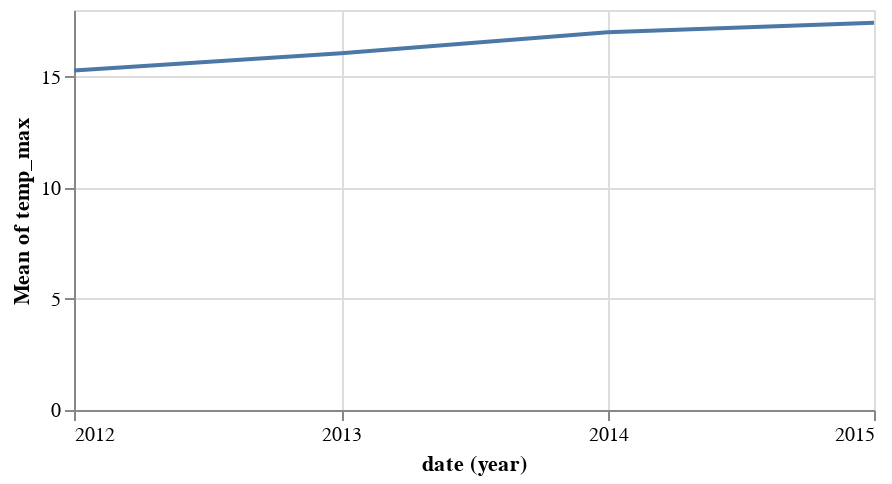

The notebook cell saved with this chart:
### Markdown cell above
In this chart, it looks as though the maximum temperature is increasing from year to year over the course of this relatively short baseline. To look closer into this, let’s instead look at the mean of the maximum daily temperatures for each year:

### Code cell
alt.Chart(df, width=400, height=200).mark_line().encode(
    alt.X('date:T', timeUnit='year'),
    alt.Y('mean(temp_max)'),
)

### Figure 1 — Vega-Lite specification as saved in the notebook (floating-point values rounded to 4 significant figures; data arrays with more than 128 entries replaced by an {"elided": "..."} marker saying what was removed)
{"$schema": "https://vega.github.io/schema/vega-lite/v1.2.1.json", "data": {"values": {"elided": "1461 records"}}, "encoding": {"x": {"field": "date", "timeUnit": "year", "type": "temporal"}, "y": {"aggregate": "mean", "field": "temp_max", "type": "quantitative"}}, "height": 200, "mark": "line", "width": 400}
